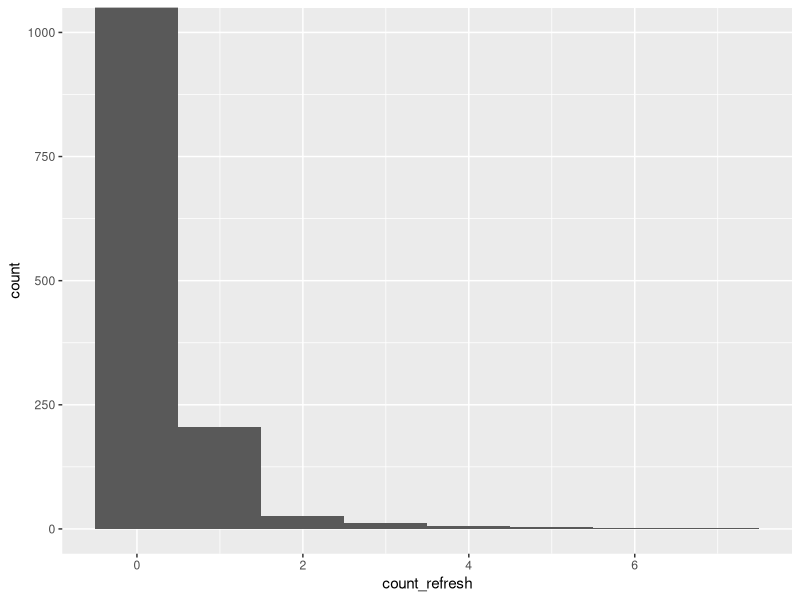
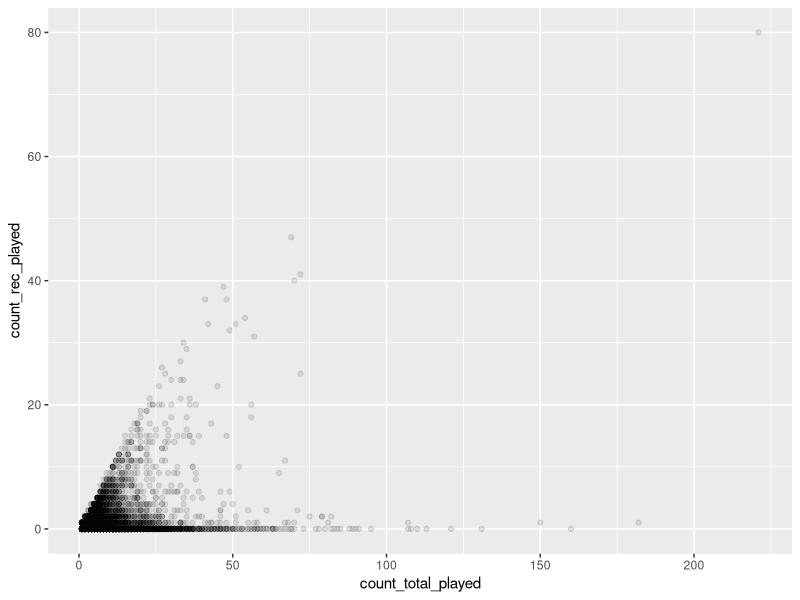
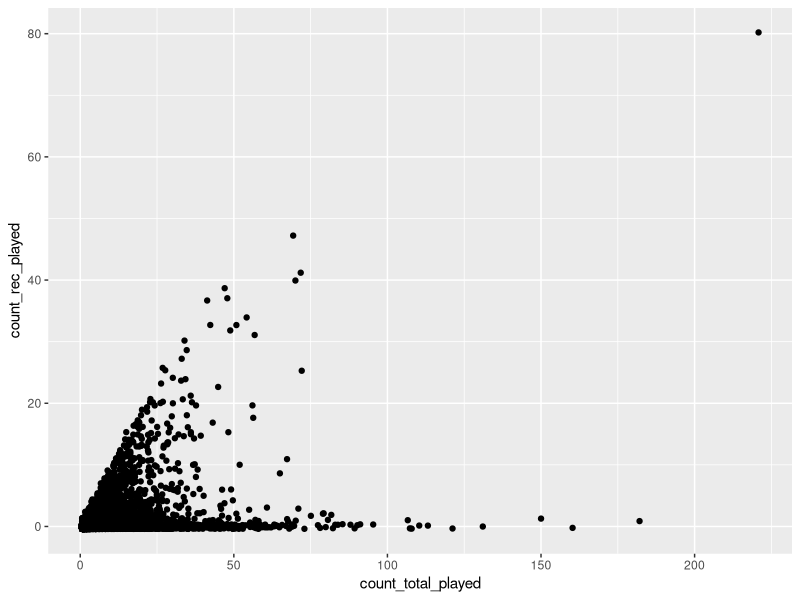
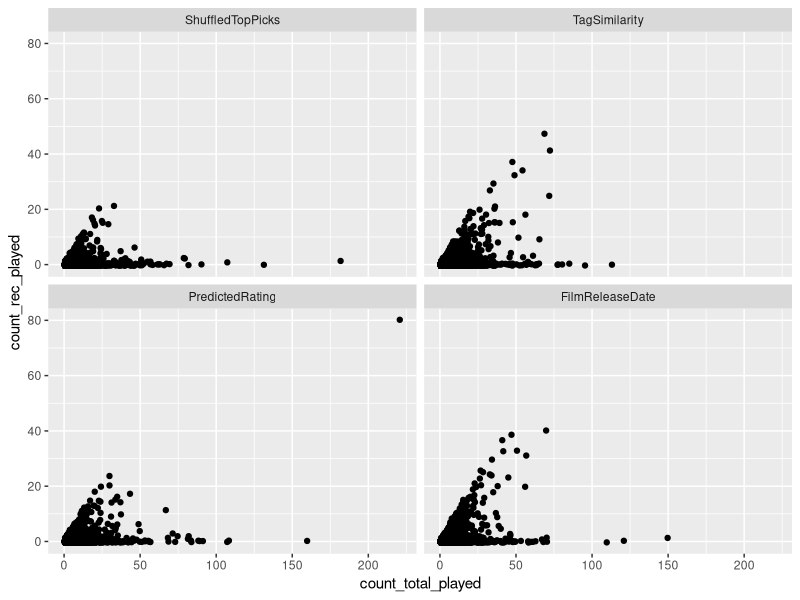

Here is the R script that generated these plots, in order:
## ---- chunk 1
library(tidyverse)
## ---- chunk 2
conditions <- c("ShuffledTopPicks", "TagSimilarity", "PredictedRating", "FilmReleaseDate")
trailer_activities <- readr::read_csv("trailer_activities.csv",
                                          col_types = cols_only(
                                            userId = col_character(),
                                            loginId = col_character(),
                                            Algorithm = col_factor(conditions, ordered = TRUE),
                                            count_total_played = col_integer(),
                                            count_rec_played = col_double(),
                                            count_refresh = col_double()
                                          ))
trailer_activities
## ---- chunk 3
trailer_activities %>% 
  group_by(Algorithm) %>% 
  summarise(
    total_played = n(),
    mean_played = mean(count_total_played),
    max_played = max(count_total_played),
    min_played = min(count_total_played),
    sd_PL = sd(count_total_played),
    SE_PL = sd(count_total_played)/sqrt(n())
  )
## ---- chunk 4
1 + 1
## ---- chunk 5
ggplot(trailer_activities, mapping=aes(x=count_refresh)) +
  geom_histogram(binwidth=1) +
  coord_cartesian(ylim = c(0, 1000))
## ---- chunk 6
ggplot(trailer_activities, mapping=aes(x=count_total_played, y=count_rec_played)) +
  geom_point(alpha=0.1)
## ---- chunk 7
ggplot(trailer_activities, mapping=aes(x=count_total_played, y=count_rec_played)) +
  geom_jitter()
## ---- chunk 8
ggplot(trailer_activities, mapping=aes(x=count_total_played, y=count_rec_played)) +
  geom_jitter() +
  facet_wrap(~ Algorithm)
